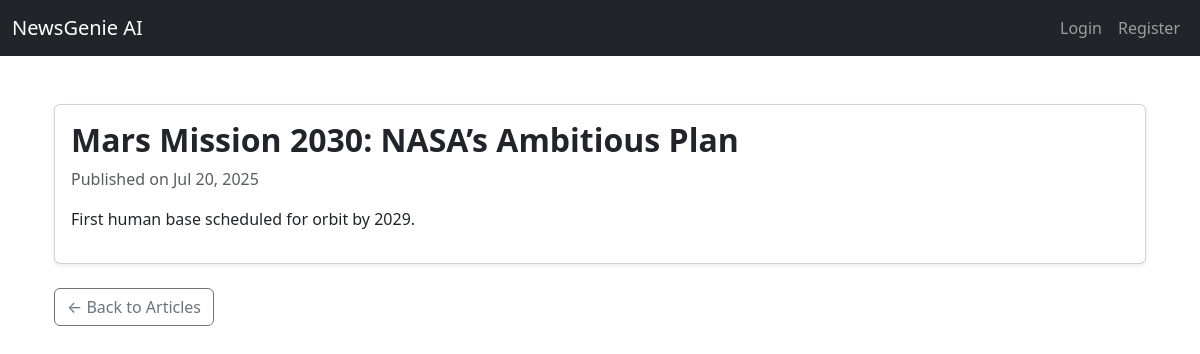
Page /news/26/ on the committed database.
### news/models.py (models this page shows, shortened)
class Article(models.Model):
    title = models.CharField(max_length=200)
    content = models.TextField()
    summary = models.TextField(blank=True)
    source_url = models.URLField()
    category = models.ForeignKey(Category, on_delete=models.CASCADE, related_name='articles')
    published_date = models.DateTimeField(default=timezone.now)
    created_at = models.DateTimeField(auto_now_add=True)
    audio_file = models.FileField(upload_to='audio/', blank=True, null=True)
    class Meta:
        ordering = ['-published_date']

### news/views.py (the view)
# urls.py: path('<int:pk>/', ArticleDetailView.as_view(), name='article_detail'),  # /news/5/
class ArticleDetailView(DetailView):
    model = Article
    template_name = 'news/article_detail.html'
    context_object_name = 'article'
    def get_object(self, queryset=None):
        obj = super().get_object(queryset)
        if self.request.user.is_authenticated:
            ReadingHistory.objects.get_or_create(
                user=self.request.user,
                article=obj
            )
        return obj

### news/templates/news/article_detail.html (shortened to what this page needs)
{% extends 'base.html' %}
{% load static %}
{% block content %}
<div class="container mt-5">
  <div class="card shadow-sm">
    <div class="card-body">
      <h2 class="card-title">{{ article.title }}</h2>
      <p class="text-muted">Published on {{ article.published_date|date:"M d, Y" }}</p>
      <p>{{ article.content }}</p>
    </div>
  </div>
  <div class="mt-4">
    <a href="{% url 'news:article_list' %}" class="btn btn-outline-secondary">&larr; Back to Articles</a>
  </div>
</div>
{% endblock %}

### news/static/css/styles.css (style rules this page uses)
.card-title { font-weight: 600; color: #003366; }

### rows in the picture
Article: title "Mars Mission 2030: NASA’s Ambitious Plan", published_date "Jul 20, 2025", content "First human base scheduled for orbit by 2029."
